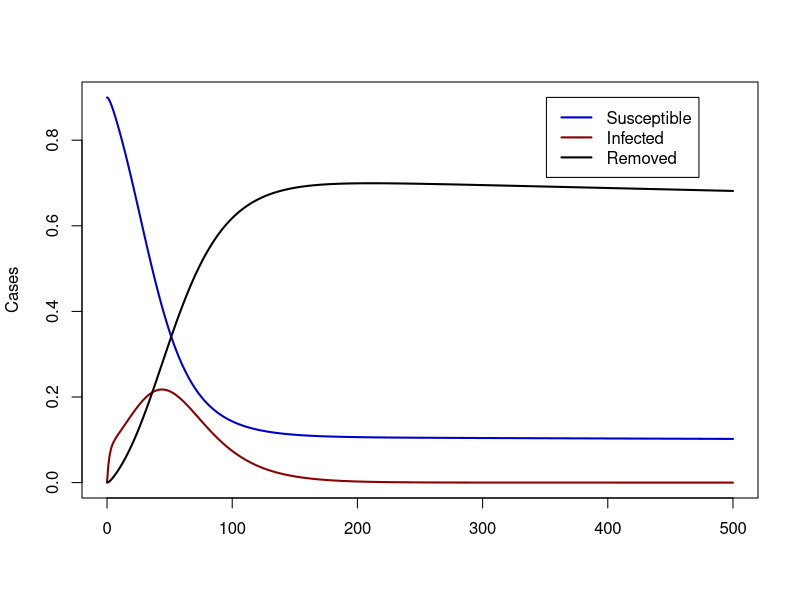

R code for this plot:
##################################3
#Solving ODE equations
###################################

require('deSolve')
#  Lorenz <- function(t, state, parameters) {
#       with(as.list(c(state, parameters)), {
#         dX <-  a * X + Y * Z
#         dY <-  b * (Y - Z)
#         dZ <- -X * Y + c * Y - Z
#         list(c(dX, dY, dZ))
#       })
#     }
#parameters <- c(a = -8/3, b = -10, c = 28)
#state      <- c(X = 1, Y = 1, Z = 1)
#times      <- seq(0, 100, by = 0.01)
#out <- ode(y = state, times = times, func = Lorenz, parms = parameters)
#plot(out)



SEIR = function(t,state,parameters){
     with(as.list(c(state, parameters)), {
	dS = Lambda - r*beta*S*I/(S + E + I + R) - mu0*S
	dE = r*beta*S*I/(S + E + I + R) - eps*E - mu0*E
	dI = eps*E-gamma*I-mu*I
	dR = gamma*I - mu0*R
        list(c(dS, dE, dI, dR))
       })
}     

parameters <- c(Lambda = 0, r = 0.9, beta= 0.12,mu =0.01, eps= 0.5,gamma=0.04, mu0=0.0001)
state      <- c(S = 0.9, E = 0.1, I = 0.001, R=0.0)
times      <- seq(0, 500, length(1000))
out <- ode(y = state, times = times, func = SEIR, parms = parameters)

jpeg("Gifs/Dif-Eq.jpg")
plot(out[,2]~out[,1], type="l", ylim = range(out[,-1]), xlab="", lwd=2, col="blue3", ylab="Cases")
#points(out[,3]~out[,1], type="l", col="blue3", lwd=2)
points(out[,4]~out[,1], type="l", col="red4", lwd=2)
points(out[,5]~out[,1], type="l",lwd=2)
R0 = parameters[2]*parameters[3]*parameters[5]/((parameters[6]+parameters[4])*(parameters[5]+parameters[4]))
legend(round(2.8*length(times)/4),range(out[,-1])[2], c("Susceptible", "Infected", "Removed"), col=c("blue3","red4", "black" ), lty=1, lwd =2)
dev.off()



##SEIR Mathematical Model
#dSdt = Lambda - r*beta*S*I/N -mu*S
#dEdt = r*beta*S*I/N - eps*E
#dIdt = eps*E-gamma*I-mu*I
#dRdt = gamma*I-mu*R
#N = (S + E + I + R)
